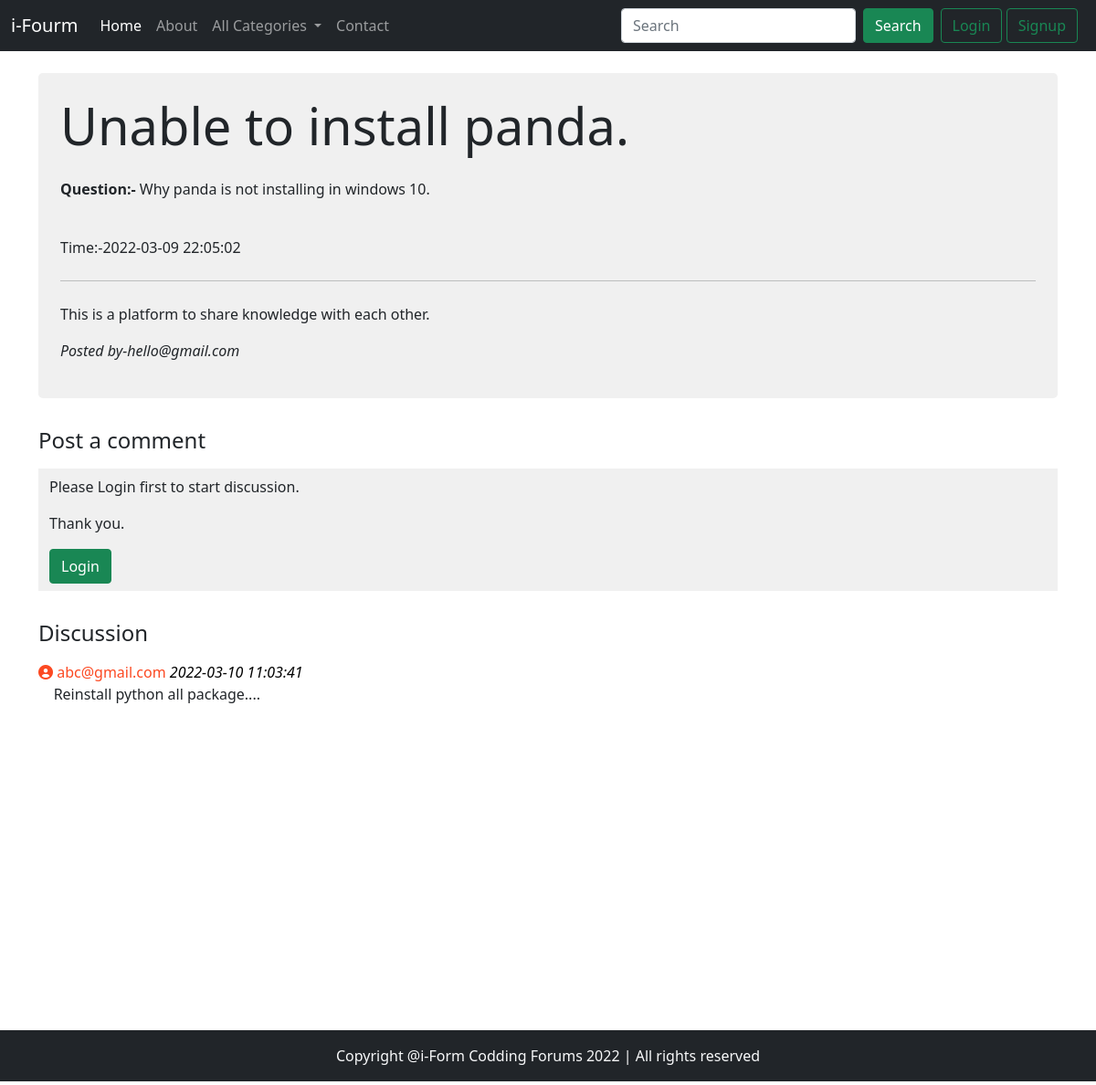
Screenshot of /thread.php?threadid=3 with the database file from the repository.
### tables this page shows
CREATE TABLE `threads` (
  `threads_id` int(10) NOT NULL,
  `threads_title` varchar(255) NOT NULL,
  `threads_desc` text NOT NULL,
  `threads_cat_id` int(20) NOT NULL,
  `threads_user_id` int(20) NOT NULL,
  `timestamp` datetime NOT NULL DEFAULT current_timestamp()
);

CREATE TABLE `users` (
  `user_id` int(10) NOT NULL,
  `user_email` varchar(20) NOT NULL,
  `user_pass` varchar(255) NOT NULL,
  `timestamo` datetime NOT NULL DEFAULT current_timestamp()
);

CREATE TABLE `comments` (
  `comment_id` int(10) NOT NULL,
  `comment_content` text NOT NULL,
  `thread_id` int(10) NOT NULL,
  `time` datetime NOT NULL DEFAULT current_timestamp(),
  `comment_by` int(20) NOT NULL
);

### thread.php (the view, shortened to what this page needs)
<!doctype html>
<html lang="en">
<head>
    <link href="https://cdn.jsdelivr.net/npm/bootstrap@5.1.3/dist/css/bootstrap.min.css" rel="stylesheet">
    <link rel="stylesheet" href="https://cdnjs.cloudflare.com/ajax/libs/font-awesome/6.0.0/css/all.min.css" />
</head>
<body>
    <?php
    include('../forum/partial/_header.php');
    ?>
    <?php
    $threadid = $_GET['threadid'];
    $sql = "SELECT * FROM `threads` WHERE threads_id =$threadid";
    $result = mysqli_query($con, $sql);
    while ($row = mysqli_fetch_assoc($result)) {
        $threadsTitle = $row['threads_title'];
        $threadsDesc = $row['threads_desc'];
        $timestamp = $row['timestamp'];
        $comment_by = $row['threads_user_id'];
        $sql2 = "SELECT `user_email` FROM users WHERE user_id='$comment_by'";
        $result2 = mysqli_query($con, $sql2);
        $row2 = mysqli_fetch_assoc($result2);
        $postedBy = $row2['user_email'];
        echo '
                <div class="container my-4">
                    <div class="p-4 shadow-4 rounded-3" style="background-color: hsl(0, 0%, 94%);">
                    <h2 class="display-4">' . $threadsTitle . '</h2>
                    <p class="pt-3">
                      <b>Question:- </b>' . $threadsDesc . '
                    </p><br>
                    Time:-' . $timestamp . '
                     <hr class="my-4" />
                    <p>
                         This is a platform to share knowledge with each other.
                    </p>
                    <p><em>
                    Posted by-' . $postedBy . '
                    </em>
                    </p>
                    </div>
                </div>
                ';
    }
    ?>
    <div class="container">
        <h4 class="py-2">Post a comment</h4>
        <?php
        if (isset($_SESSION['loggedin']) && $_SESSION['loggedin'] == true) {
            echo '
                <div class="jumbotron jumbotron-fluid" style="background-color: hsl(0, 0%, 94%);">
            <div class="container">
                <form class="py-2" action="' . $_SERVER['REQUEST_URI'] . '" method="POST">
                    <div class="form-group py-2">
                        <label for="exampleInputEmail1">Type your comment</label>
                        <textarea class="form-control" id="comment" name="comment" rows="3"></textarea>
                        <input type="hidden" name="user_id" value="' . $_SESSION["user_id"] . '">
                    </div>
                    <button type="submit" class="btn btn-success">Post Comment</button>
                </form>
            </div>
        </div>';
        } else {
            echo '<div class="jumbotron jumbotron-fluid" style="background-color: hsl(0, 0%, 94%);">
            <div class="container">
                <div class="">
                    <p class="pt-2">Please Login first to start discussion.</p>
                    <p>Thank you.</p>
                </div>
                <button type="submit" class="btn btn-success mb-2">Login</button>
        </div>
    </div>';
        }
        ?>
    </div>
    <div class="container my-4" id="ques">
        <h4 class="py-2">Discussion</h4>
        <?php
        $threadid = $_GET['threadid'];
        $sql = "SELECT * FROM `comments` WHERE thread_id=$threadid";
        $result = mysqli_query($con, $sql);
        while ($row = mysqli_fetch_assoc($result)) {
            $comment_content = $row['comment_content'];
            $time = $row['time'];
            $comment_by = $row['comment_by'];
            $sql2 = "SELECT `user_email` FROM users WHERE user_id='$comment_by'";
            $result2 = mysqli_query($con, $sql2);
            $row2 = mysqli_fetch_assoc($result2);
            echo '
                        <div class="media">
                            <div class="media-body">
                                <p class="font-weight-bold my-0 userName"><i class="fa fa-user-circle" aria-hidden="true"></i> ' . $row2['user_email'] . ' <i id="user">' . $time . '</i></p>
                                &nbsp;&nbsp;&nbsp;&nbsp' .  $comment_content . '
                            </div>
                        </div>
                        ';
        }
        ?>
    </div>
    <?php
    include('../forum/partial/_footer.php');
    ?>
</body>
</html>

### thread.php (style rules this page uses)
#ques { min-height: 433px; }
.userName { color: #FC4922; }
#user { color: black; text-decoration: none; }

### rows the page displays
threads: threads_title "Unable to install panda.", threads_desc "Why panda is not installing in windows 10.", timestamp "2022-03-09 22:05:02", users.user_email "hello@gmail.com"
comments: users.user_email "abc@gmail.com", time "2022-03-10 11:03:41", comment_content "Reinstall python all package...."
